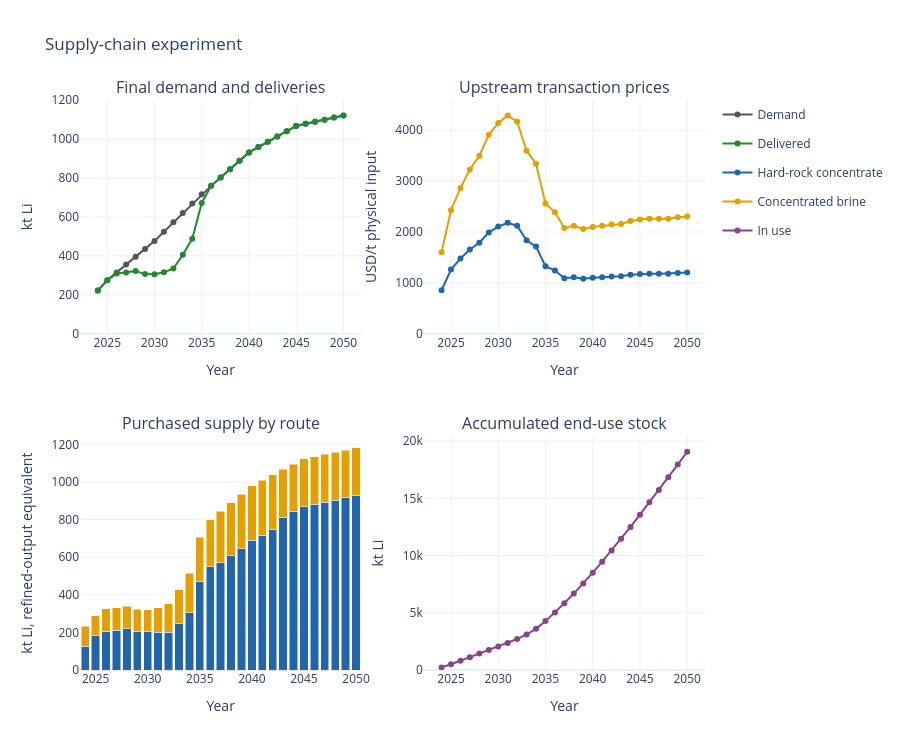

Write notebook code for a chart like this one.
### Code cell
route_labels = {
    "spodumene_concentrate": "Hard-rock concentrate",
    "concentrated_brine": "Concentrated brine",
}
route_colours = {
    "spodumene_concentrate": "#2166ac",
    "concentrated_brine": "#e69f00",
}

periods = results["period"]

tonnes_proxy_per_kt_li = 1000.0 * units.LCE_PER_LI

year_by_period = results.set_index("period")["year"]

# Accepted sellers receive a common price within each material.
# Leave periods without trade as missing prices.
prices = (
    upstream.groupby(["period", "material_form"])["price_per_t_input"]
    .first()
    .unstack("material_form")
    .reindex(index=results["period"], columns=list(route_labels))
    .set_axis(results["time"], axis=0)
)

# Express both routes on the same refined-output basis.
volumes = (
    upstream.groupby(["period", "material_form"])["output_t"]
    .sum()
    .unstack("material_form")
    .reindex(index=results["period"], columns=list(route_labels))
    .fillna(0.0)
    .set_axis(results["time"], axis=0)
)

fig = make_subplots(
    rows=2,
    cols=2,
    subplot_titles=(
        "Final demand and deliveries",
        "Upstream transaction prices",
        "Purchased supply by route",
        "Accumulated end-use stock",
    ),
    vertical_spacing=0.18,
)

for column, label, colour in [
    ("demand_t", "Demand", "#555555"),
    ("delivered_t", "Delivered", "#228833"),
]:
    fig.add_trace(
        go.Scatter(
            x=results["time"],
            y=results[column] / tonnes_proxy_per_kt_li,
            name=label,
            mode="lines+markers",
            line={"color": colour},
        ),
        row=1, col=1,
    )

for material, label in route_labels.items():
    fig.add_trace(
        go.Scatter(
            x=results["time"],
            y=prices[material],
            name=label,
            legendgroup=material,
            mode="lines+markers",
            connectgaps=False,
            line={"color": route_colours[material]},
        ),
        row=1, col=2,
    )

    fig.add_trace(
        go.Bar(
            x=results["time"],
            y=volumes[material] / tonnes_proxy_per_kt_li,
            name=label,
            legendgroup=material,
            showlegend=False,
            marker_color=route_colours[material],
        ),
        row=2, col=1,
    )

fig.add_trace(
    go.Scatter(
        x=results["time"],
        y=results["in_use_t"] / tonnes_proxy_per_kt_li,
        name="In use",
        mode="lines+markers",
        line={"color": "#884488"},
    ),
    row=2, col=2,
)

fig.update_yaxes(
    title_text="kt Li", row=1, col=1
)
fig.update_yaxes(
    title_text="USD/t physical input", row=1, col=2
)
fig.update_yaxes(
    title_text="kt Li, refined-output equivalent", row=2, col=1
)
fig.update_yaxes(
    title_text="kt Li", row=2, col=2
)
fig.update_xaxes(title_text="Year", dtick=5)
fig.update_yaxes(rangemode="tozero")

fig.update_layout(
    title="Supply-chain experiment",
    template="plotly_white",
    height=750,
    barmode="stack",
    hovermode="x unified",
)

fig.show()

### Figure 1 — Plotly figure (JSON) as saved in the notebook; plotly's stock layout.template omitted (floating-point values rounded to 4 significant figures)
{"data": [{"line": {"color": "#555555"}, "mode": "lines+markers", "name": "Demand", "type": "scatter", "x": [2024, 2025, 2026, 2027, 2028, 2029, 2030, 2031, 2032, 2033, 2034, 2035, 2036, 2037, 2038, 2039, 2040, 2041, 2042, 2043, 2044, 2045, 2046, 2047, 2048, 2049, 2050], "xaxis": "x", "y": [222.0, 275.0, 315.2, 355.4, 395.6, 435.8, 476.0, 524.2, 572.4, 620.6, 668.8, 717.0, 760.0, 803.0, 846.0, 889.0, 932.0, 959.2, 986.4, 1014.0, 1041.0, 1068.0, 1079.0, 1090.0, 1100.0, 1111.0, 1122.0], "yaxis": "y"}, {"line": {"color": "#228833"}, "mode": "lines+markers", "name": "Delivered", "type": "scatter", "x": [2024, 2025, 2026, 2027, 2028, 2029, 2030, 2031, 2032, 2033, 2034, 2035, 2036, 2037, 2038, 2039, 2040, 2041, 2042, 2043, 2044, 2045, 2046, 2047, 2048, 2049, 2050], "xaxis": "x", "y": [222.0, 275.0, 309.6, 314.4, 321.7, 306.5, 305.3, 315.3, 335.4, 405.7, 487.9, 671.9, 760.0, 803.0, 846.0, 889.0, 932.0, 959.2, 986.4, 1014.0, 1041.0, 1068.0, 1079.0, 1090.0, 1100.0, 1111.0, 1122.0], "yaxis": "y"}, {"connectgaps": false, "legendgroup": "spodumene_concentrate", "line": {"color": "#2166ac"}, "mode": "lines+markers", "name": "Hard-rock concentrate", "type": "scatter", "x": [2024, 2025, 2026, 2027, 2028, 2029, 2030, 2031, 2032, 2033, 2034, 2035, 2036, 2037, 2038, 2039, 2040, 2041, 2042, 2043, 2044, 2045, 2046, 2047, 2048, 2049, 2050], "xaxis": "x2", "y": [854.0, 1262.0, 1477.0, 1657.0, 1789.0, 1992.0, 2106.0, 2179.0, 2120.0, 1838.0, 1712.0, 1327.0, 1241.0, 1089.0, 1111.0, 1081.0, 1101.0, 1111.0, 1123.0, 1128.0, 1157.0, 1173.0, 1179.0, 1180.0, 1180.0, 1195.0, 1201.0], "yaxis": "y2"}, {"legendgroup": "spodumene_concentrate", "marker": {"color": "#2166ac"}, "name": "Hard-rock concentrate", "showlegend": false, "type": "bar", "x": [2024, 2025, 2026, 2027, 2028, 2029, 2030, 2031, 2032, 2033, 2034, 2035, 2036, 2037, 2038, 2039, 2040, 2041, 2042, 2043, 2044, 2045, 2046, 2047, 2048, 2049, 2050], "xaxis": "x3", "y": [125.8, 183.0, 205.0, 211.3, 218.1, 203.5, 203.5, 201.9, 200.0, 246.2, 305.6, 472.7, 549.4, 571.8, 606.6, 645.7, 689.8, 716.7, 749.3, 813.1, 841.2, 869.8, 881.1, 892.5, 903.4, 917.3, 929.7], "yaxis": "y3"}, {"connectgaps": false, "legendgroup": "concentrated_brine", "line": {"color": "#e69f00"}, "mode": "lines+markers", "name": "Concentrated brine", "type": "scatter", "x": [2024, 2025, 2026, 2027, 2028, 2029, 2030, 2031, 2032, 2033, 2034, 2035, 2036, 2037, 2038, 2039, 2040, 2041, 2042, 2043, 2044, 2045, 2046, 2047, 2048, 2049, 2050], "xaxis": "x2", "y": [1599.0, 2427.0, 2864.0, 3229.0, 3497.0, 3909.0, 4141.0, 4290.0, 4171.0, 3597.0, 3341.0, 2560.0, 2385.0, 2076.0, 2120.0, 2059.0, 2100.0, 2120.0, 2145.0, 2156.0, 2215.0, 2246.0, 2260.0, 2261.0, 2261.0, 2291.0, 2303.0], "yaxis": "y2"}, {"legendgroup": "concentrated_brine", "marker": {"color": "#e69f00"}, "name": "Concentrated brine", "showlegend": false, "type": "bar", "x": [2024, 2025, 2026, 2027, 2028, 2029, 2030, 2031, 2032, 2033, 2034, 2035, 2036, 2037, 2038, 2039, 2040, 2041, 2042, 2043, 2044, 2045, 2046, 2047, 2048, 2049, 2050], "xaxis": "x3", "y": [107.9, 106.5, 120.9, 119.7, 120.5, 119.2, 117.9, 130.1, 153.1, 180.8, 208.0, 234.6, 250.6, 273.5, 284.0, 290.1, 291.2, 292.9, 289.0, 253.9, 254.3, 254.4, 254.4, 254.4, 255.0, 252.4, 251.4], "yaxis": "y3"}, {"line": {"color": "#884488"}, "mode": "lines+markers", "name": "In use", "type": "scatter", "x": [2024, 2025, 2026, 2027, 2028, 2029, 2030, 2031, 2032, 2033, 2034, 2035, 2036, 2037, 2038, 2039, 2040, 2041, 2042, 2043, 2044, 2045, 2046, 2047, 2048, 2049, 2050], "xaxis": "x4", "y": [222.0, 497.0, 806.6, 1121.0, 1443.0, 1749.0, 2055.0, 2370.0, 2705.0, 3111.0, 3599.0, 4271.0, 5031.0, 5834.0, 6680.0, 7569.0, 8501.0, 9460.0, 10450.0, 11460.0, 12500.0, 13570.0, 14650.0, 15740.0, 16840.0, 17950.0, 19070.0], "yaxis": "y4"}], "layout": {"annotations": [{"font": {"size": 16}, "showarrow": false, "text": "Final demand and deliveries", "x": 0.225, "xanchor": "center", "xref": "paper", "y": 1, "yanchor": "bottom", "yref": "paper"}, {"font": {"size": 16}, "showarrow": false, "text": "Upstream transaction prices", "x": 0.775, "xanchor": "center", "xref": "paper", "y": 1, "yanchor": "bottom", "yref": "paper"}, {"font": {"size": 16}, "showarrow": false, "text": "Purchased supply by route", "x": 0.225, "xanchor": "center", "xref": "paper", "y": 0.41, "yanchor": "bottom", "yref": "paper"}, {"font": {"size": 16}, "showarrow": false, "text": "Accumulated end-use stock", "x": 0.775, "xanchor": "center", "xref": "paper", "y": 0.41, "yanchor": "bottom", "yref": "paper"}], "barmode": "stack", "height": 750, "hovermode": "x unified", "title": {"text": "Supply-chain experiment"}, "xaxis": {"anchor": "y", "domain": [0, 0.45], "dtick": 5, "title": {"text": "Year"}}, "xaxis2": {"anchor": "y2", "domain": [0.55, 1], "dtick": 5, "title": {"text": "Year"}}, "xaxis3": {"anchor": "y3", "domain": [0, 0.45], "dtick": 5, "title": {"text": "Year"}}, "xaxis4": {"anchor": "y4", "domain": [0.55, 1], "dtick": 5, "title": {"text": "Year"}}, "yaxis": {"anchor": "x", "domain": [0.59, 1], "rangemode": "tozero", "title": {"text": "kt Li"}}, "yaxis2": {"anchor": "x2", "domain": [0.59, 1], "rangemode": "tozero", "title": {"text": "USD/t physical input"}}, "yaxis3": {"anchor": "x3", "domain": [0, 0.41], "rangemode": "tozero", "title": {"text": "kt Li, refined-output equivalent"}}, "yaxis4": {"anchor": "x4", "domain": [0, 0.41], "rangemode": "tozero", "title": {"text": "kt Li"}}}}
